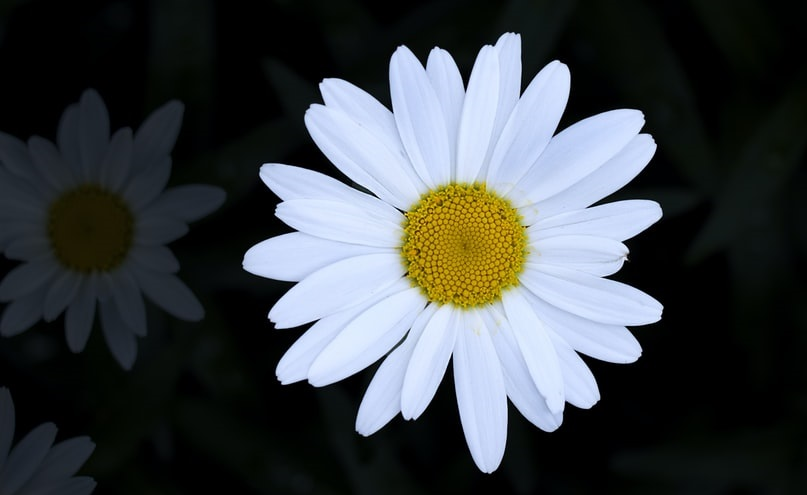
%> input picture cvet.jpg, 807 x 495 px
$ octave maska.m   (GNU Octave 9; MATLAB toolbox functions it lacks are replaced by stand-ins)
%> lines starting %> are read from the running program, lines starting %| are printed output that depends on the picture; in (x1, y1, x2, y2) boxes, pixels count from 0 and x2, y2 are one past the last pixel; in counts of white or black regions, pixels touching at a corner belong together; the program's own positions count from 1
img=imread('cvet.jpg');
%> img is the input picture: size 495x807x3 uint8; mean R, G, B 62.7, 67.8, 70.8
img=rgb2gray(img);
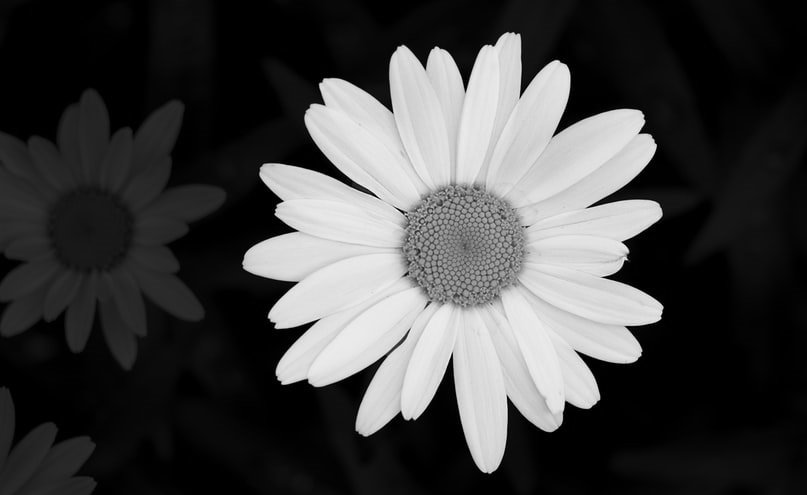
%> img: size 495x807 uint8; min 0, max 248, mean 66.6
figure;
imshow(img);

img_bin=img>60;
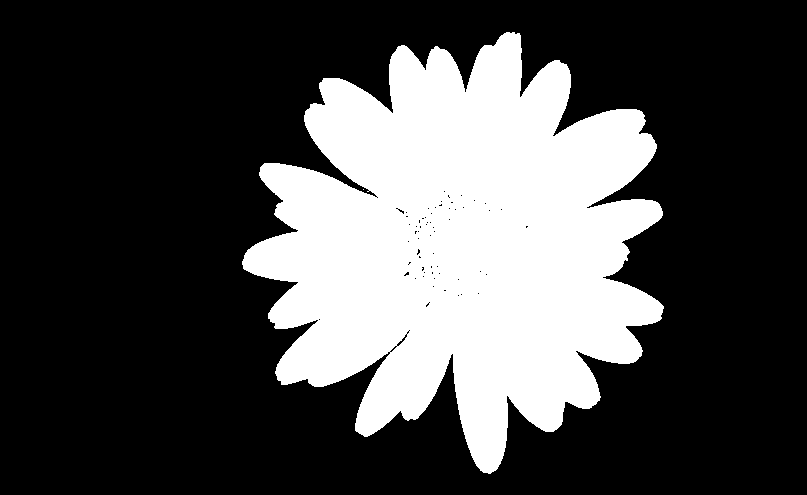
%> img_bin: size 495x807 logical; 29% white; 2 white regions (1 under 20 px), largest, box (x1, y1, x2, y2) and area: (242, 32, 664, 474) 115678
figure, imshow(img_bin);

img_bin_clean=imerode(img_bin, ones(2));
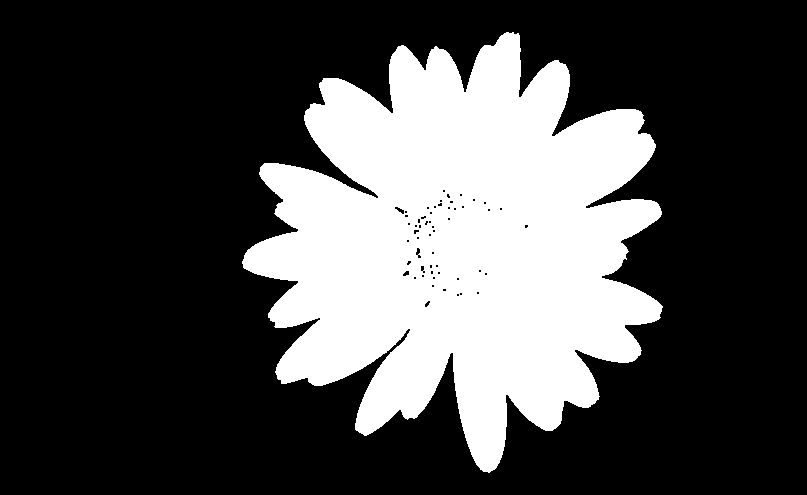
%> img_bin_clean: size 495x807 logical; 28.5% white; 1 white region, box (x1, y1, x2, y2) and area: (242, 32, 663, 473) 113649

mask=imdilate(img_bin_clean, ones(70));
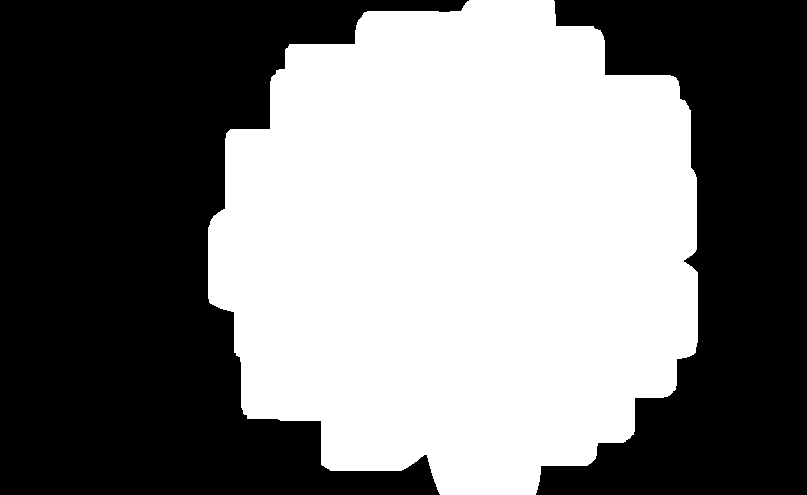
%> mask: size 495x807 logical; 48.2% white; 1 white region, box (x1, y1, x2, y2) and area: (208, 0, 698, 495) 192366
figure, subplot(1,2,1);
imshow(img_bin_clean); title ('Slika nakon erozije');
subplot (1,2,2), imshow(mask); title ('Slika nakon diletacije');

img=imread('cvet.jpg');
img=rgb2gray(img);
img_bin=img>60;
figure;

img_proc=img;
img_proc(mask)=201;
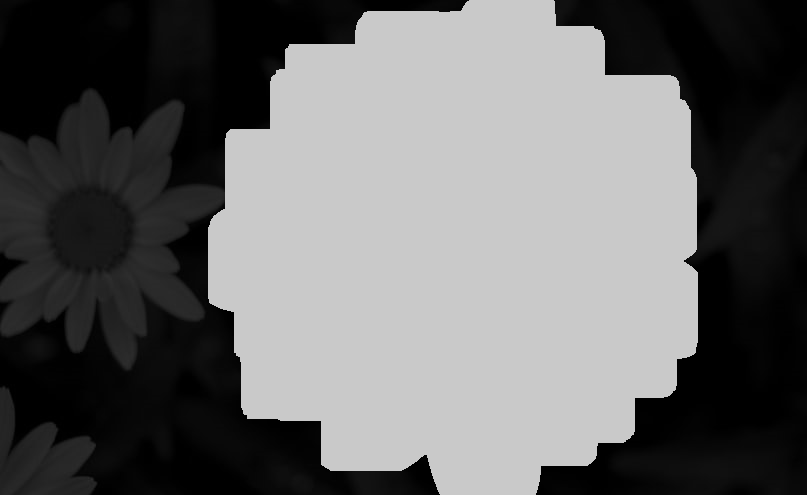
%> img_proc: size 495x807 uint8; min 0, max 201, mean 102.9
subplot(1,2,1), imshow(img), title ('Originalna slika');
subplot(1,2,2), imshow(img_proc), title ('Obradjena slika');
